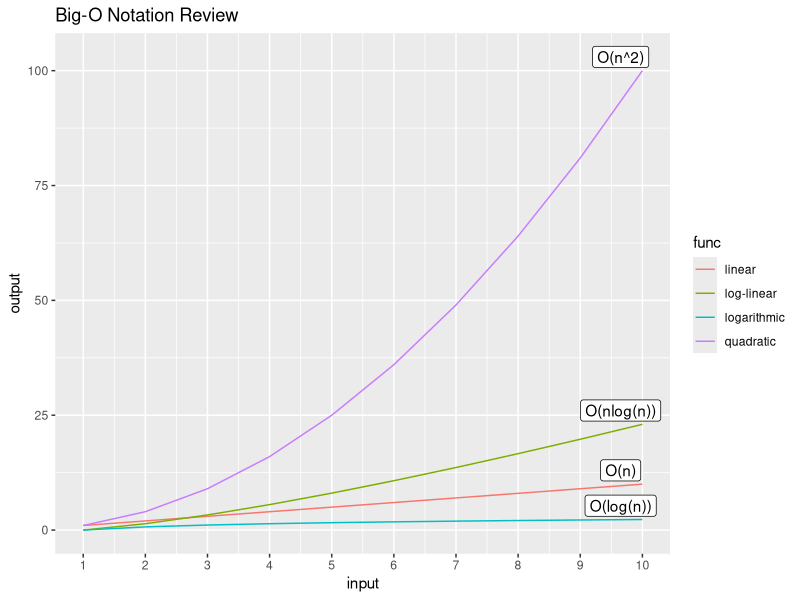

This figure's R source:
library(ggplot2)
library(data.table)
library(ggrepel)

x <- 1:10

linear <- function(x){
  x
}

log.linear <- function(x){
  x * log(x)
}

quadratic <- function(x){
  x^2
}
functions <- c("linear"=linear, "logarithmic"=log, "log-linear"=log.linear, "quadratic"=quadratic)
big.O <- c("linear"="O(n)", "logarithmic"="O(log(n))", "log-linear"="O(nlog(n))", "quadratic"="O(n^2)")
y.list <- list()
for(i in names(functions)){
  for(input in x){
    temp = data.table()
    print(functions[i])
    temp$output <- lapply(input,functions[[paste(i)]])
    temp$func <- i
    temp$algorithm <- big.O[i]
    y.list[[paste(i,input)]] <- temp
  }
}

y <- do.call("rbind", y.list)
y$input <- rep(1:10,4)
y.label <- y[y[, .I[output == max(output)], by=func]$V1]
ggplot(y)+
  geom_line(aes(input, output, color=func))+
  scale_x_continuous(breaks=c(1:10))+
  geom_label(data = y.label, aes(x=input, y=output, label=algorithm),
             nudge_x = -0.35,
             nudge_y = 3)+
  ggtitle("Big-O Notation Review")
  
